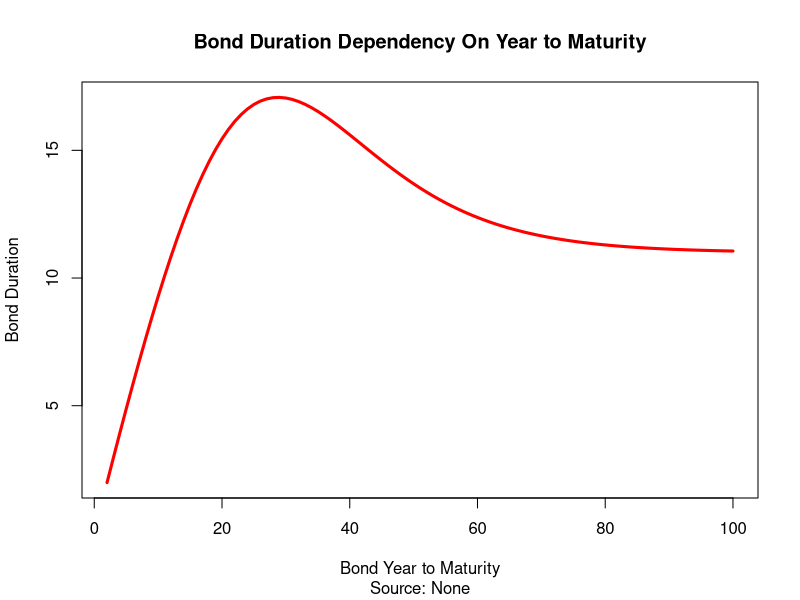

Reproduce this figure in R.
# Function to show Duration dependency on Year to Maturity 
duration_plot <- function(bond_principle,
                          bond_coupon_rate,
                          bond_interest_rate){
  
  # Set a variable to contain duration values
  duration_periods <- NULL
  
  for (bond_year_to_mat in 2:100){
    # Coupon calculation
    coupon_part <- bond_coupon_rate * bond_principle # 100 Done
    
    # Calculate part for principle
    principle_part <- ((bond_principle + coupon_part) / # Done
                         ((1 + bond_interest_rate)^bond_year_to_mat))
    
    #
    pv_principle <- principle_part * bond_year_to_mat # Done
    
    # Set up duration sum
    pv_sum <- NULL
    
    # Calculate PV of coupons
    for (n in 1:(bond_year_to_mat-1)){
      # for each flow of cash
      duration_pv <- coupon_part / ((1 + bond_interest_rate) ^ n)
      
      # Put each flow of cash in list
      pv_sum <- cbind(pv_sum, duration_pv) # Done
    }
    
    values_for_denominator <- 0
    
    for (n in 1:(bond_year_to_mat - 1)){
      values_for_denominator <- values_for_denominator + pv_sum[n]
    }
    
    final_dur_denominator <- principle_part + 
      values_for_denominator
    
    # Set up new list to contain
    list_of_payments <- NULL
    
    #
    for (n in 1:(bond_year_to_mat - 1)) {
      payments_sum <- n * pv_sum[n]
      
      list_of_payments <- cbind(list_of_payments, payments_sum) # Done
    }
    
    # Define
    sum_of_duration_payments <- 0
    
    #
    for (n in 1:(bond_year_to_mat - 1)){
      sum_of_duration_payments <- sum_of_duration_payments + # Done
        list_of_payments[n]
    }
    
    # Sum cash flows to principle
    duration_value <- (sum_of_duration_payments + pv_principle) /
      final_dur_denominator
    
    duration_periods <- rbind(duration_periods, duration_value)
    }
  
  #
  maturity_periods <- seq(100, from = 2)
  
  #
  rownames(duration_periods) <- maturity_periods
  
  #
  colnames(duration_periods) <- "Duration"
  
  # Generate plot
  plot(x = maturity_periods,
       y = duration_periods,
       type = "l",
       xlab = "Bond Year to Maturity",
       ylab = "Bond Duration",
       main = "Bond Duration Dependency On Year to Maturity",
       sub = "Source: None",
       col = "red",
       lwd = 3) 
}
# Test
duration_plot(1000, 0.01, 0.1)
